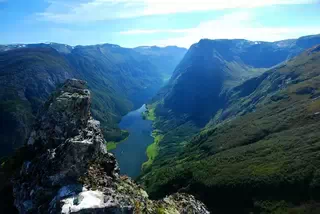
#> input picture images/scene.webp, 320 x 214 px
$ jupyter execute gamma_correction.ipynb
#> lines starting #> are read from the running program, lines starting #| are printed output that depends on the picture
Our eyes do not perceive light the way cameras do. With a digital camera, when twice the number of photons hit the sensor, it receives twice the signal (a "linear" relationship). That's not how our eyes work. Instead, we perceive twice the light as being only a fraction brighter, and increasingly so for higher light intensities. Compared to a camera, we are much more sensitive to changes in dark tones than we are to similar changes in bright tones. So, how does all this relate to gamma? Gamma is what translates between our eye's light sensitivity and that of the camera. Gamma correction can be used to correct the brightness of an image by using a non-linear transformation between the input values and the mapped output values.

$$ O = (\frac{I}{255})^\gamma \times 255 $$

where $O$ is the output pixel values and $I$ is the input pixel values.

Based on the above figure, it is evident that when $\gamma$ is less than 1, the lower input intensity values will be mapped to higher intensity and vice versa when $\gamma$ is more than 1. If $\gamma$ is 1, then gamma correction will be equivalent to linear mapping.

[cell 1]
import cv2 as cv
import numpy as np
import matplotlib.pyplot as plt

def display_inline_img(arr: np.ndarray, title=None, xyticks=False, grayscale=True):
    if grayscale:
        plt.imshow(arr, cmap = plt.cm.gray, vmin=0, vmax=255)
    else:
        plt.imshow(arr)
    plt.title(title)
    if not xyticks:
        plt.xticks([]), plt.yticks([])

def create_LUT(gamma):
    look_up_table = [np.clip(((i / 255) ** gamma) * 255, 0, 255)
                    for i in range(256)]
    return np.uint8(look_up_table).reshape(1, 256)

img = cv.imread("images/scene.webp")
#> img is the input picture: shape (214, 320, 3); mean B, G, R 118.1, 100.8, 69.2
img = cv.cvtColor(img, cv.COLOR_BGR2RGB)
gamma = 2.2
look_up_table = create_LUT(gamma)
res = cv.LUT(img, look_up_table)
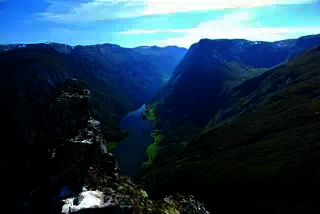
#> res: shape (214, 320, 3); mean R, G, B 35.7, 60.1, 80

plt.subplot(121), display_inline_img(img, title="original", grayscale=False)
plt.subplot(122), display_inline_img(res, title="gamma correction", grayscale=False)
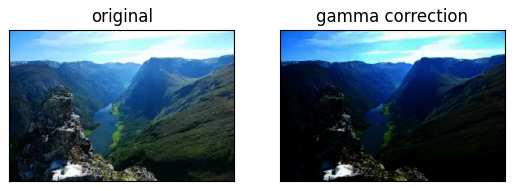
#> figure drawn by matplotlib, 2 panels

$ run again, with images/road.jpeg saved as images/scene.webp
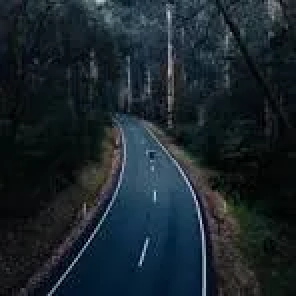
#> input picture images/road.jpeg, 148 x 148 px (shown 2 times larger)
#> img is the input picture: shape (148, 148, 3); mean B, G, R 43.9, 37.3, 26.3
#> `res = cv.LUT(img, look_up_table)`:
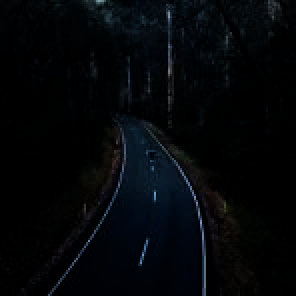
#> res: shape (148, 148, 3) (shown 2 times larger); mean R, G, B 3.6, 5.9, 8.5
#> `[cell 1] import cv2 as cv import numpy as np import matplotlib.pyplot ..`:
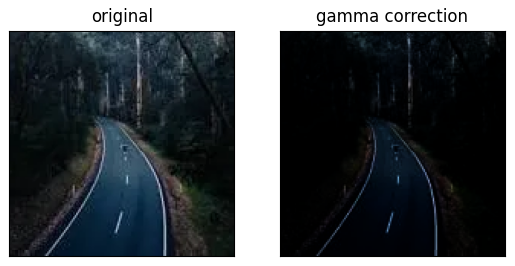
#> figure drawn by matplotlib, 2 panels
